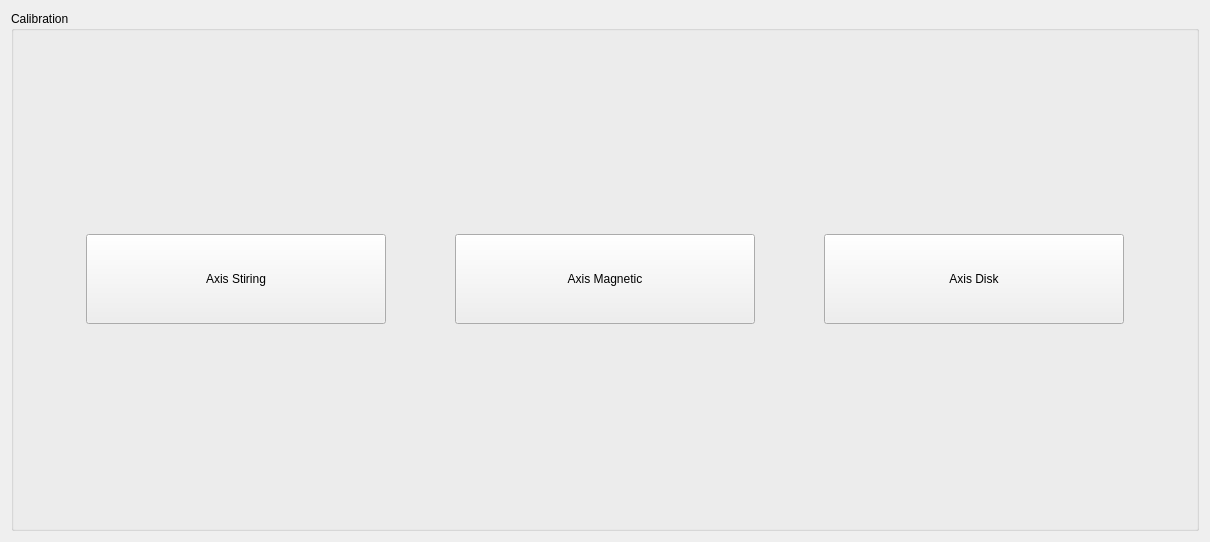
          <widget class="QWidget" name="page_7">
           <layout class="QGridLayout" name="gridLayout_25">
            <item row="0" column="0">
             <widget class="QGroupBox" name="groupBox_8">
              <property name="minimumSize">
               <size>
                <width>0</width>
                <height>520</height>
               </size>
              </property>
              <property name="title">
               <string>Calibration</string>
              </property>
              <property name="checkable">
               <bool>false</bool>
              </property>
              <layout class="QHBoxLayout" name="horizontalLayout_5">
               <item>
                <spacer name="horizontalSpacer_13">
                 <property name="orientation">
                  <enum>Qt::Horizontal</enum>
                 </property>
                 <property name="sizeHint" stdset="0">
                  <size>
                   <width>63</width>
                   <height>20</height>
                  </size>
                 </property>
                </spacer>
               </item>
               <item>
                <widget class="QPushButton" name="pushButton_38">
                 <property name="minimumSize">
                  <size>
                   <width>300</width>
                   <height>90</height>
                  </size>
                 </property>
                 <property name="text">
                  <string>Axis Stiring</string>
                 </property>
                </widget>
               </item>
               <item>
                <spacer name="horizontalSpacer_14">
                 <property name="orientation">
                  <enum>Qt::Horizontal</enum>
                 </property>
                 <property name="sizeHint" stdset="0">
                  <size>
                   <width>63</width>
                   <height>20</height>
                  </size>
                 </property>
                </spacer>
               </item>
               <item>
                <widget class="QPushButton" name="pushButton_39">
                 <property name="minimumSize">
                  <size>
                   <width>300</width>
                   <height>90</height>
                  </size>
                 </property>
                 <property name="text">
                  <string>Axis Magnetic</string>
                 </property>
                </widget>
               </item>
               <item>
                <spacer name="horizontalSpacer_15">
                 <property name="orientation">
                  <enum>Qt::Horizontal</enum>
                 </property>
                 <property name="sizeHint" stdset="0">
                  <size>
                   <width>63</width>
                   <height>20</height>
                  </size>
                 </property>
                </spacer>
               </item>
               <item>
                <widget class="QPushButton" name="pushButton_40">
                 <property name="minimumSize">
                  <size>
                   <width>300</width>
                   <height>90</height>
                  </size>
                 </property>
                 <property name="text">
                  <string>Axis Disk</string>
                 </property>
                </widget>
               </item>
               <item>
                <spacer name="horizontalSpacer_16">
                 <property name="orientation">
                  <enum>Qt::Horizontal</enum>
                 </property>
                 <property name="sizeHint" stdset="0">
                  <size>
                   <width>63</width>
                   <height>20</height>
                  </size>
                 </property>
                </spacer>
               </item>
              </layout>
             </widget>
            </item>
           </layout>
          </widget>
